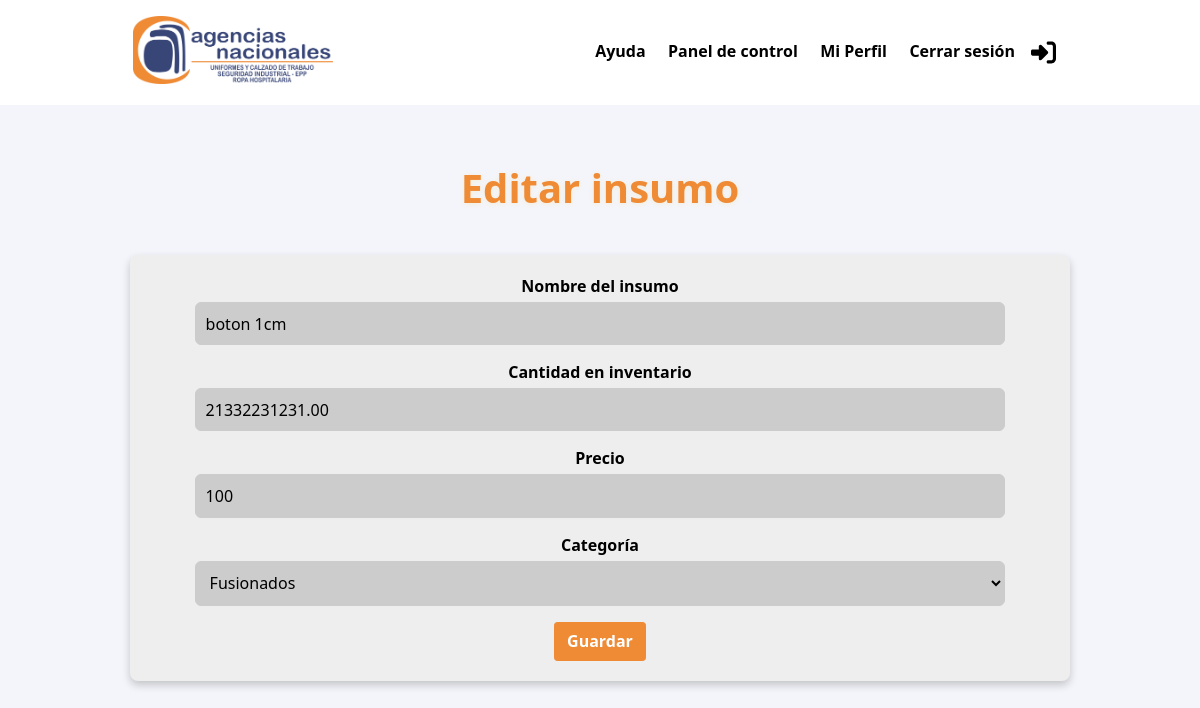
/inventario/insumos/editar/2/ (signed in), run on an earlier commit of the app's database.
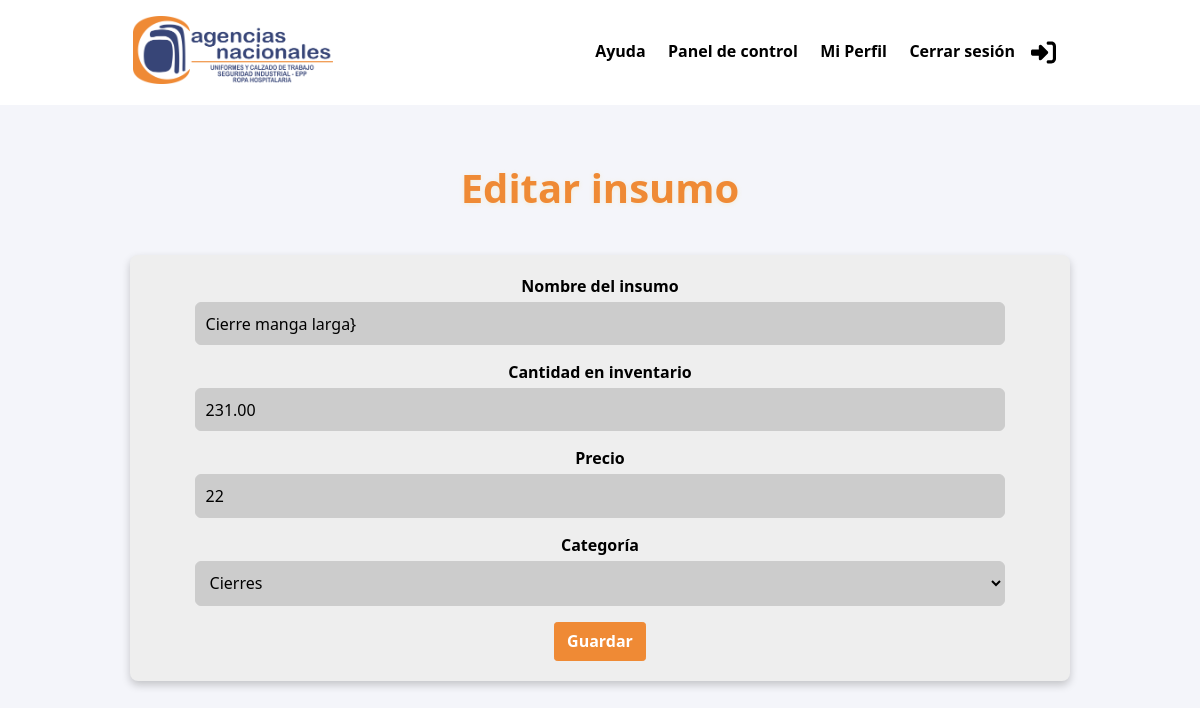
And on a later commit of the database.
### apps/inventario/models.py (models this page shows, shortened)
class Insumos(models.Model):
    ID = models.AutoField(primary_key=True)
    descripcion = models.CharField(max_length=200)
    inventario = models.DecimalField(decimal_places=2 , max_digits=20)
    precio = models.DecimalField(max_digits=12, decimal_places=0)
    fecha_edicion = models.DateField(auto_now=True)
    categoria = models.CharField(max_length=50, choices=CATEGORIA)

### apps/inventario/views.py (the view)
# urls.py: path('inventario/insumos/editar/<int:insumoID>/', InsumosUpdateView.as_view(), name='insumos_editar'),
class InsumosUpdateView(LoginRequiredMixin, UpdateView):
    model = Insumos
    form_class = InsumosForm
    template_name = 'inventario/insumos_editar.html'
    context_object_name = 'insumo'
    login_url = "login"
    success_url = reverse_lazy('insumos_home')
    pk_url_kwarg = 'insumoID'

### apps/inventario/forms.py
class InsumosForm(forms.ModelForm):
    class Meta:
        model = Insumos
        fields = [
            'descripcion',
            'inventario',
            'precio',
            'fecha_edicion',
            'categoria']
        labels = {
            'descripcion': 'Nombre del insumo',
            'inventario': 'Cantidad en inventario',
            'precio': 'Precio',
            'fecha_edicion': 'Fecha de edición',
            'categoria': 'Categoría',
        }
        exclude = ['fecha_edicion']
        widgets = {
            'descripcion': forms.TextInput(attrs={'class': 'input-user'}),
            'inventario': forms.NumberInput(attrs={'class': 'input-user'}),
            'precio': forms.NumberInput(attrs={'class': 'input-user', 'step': '0.01'}),
            'fecha_edicion': forms.DateInput(attrs={'class': 'input-user', 'type': 'date'}),
            'categoria': forms.Select(attrs={'class': 'input-user'}),
        }

### templates/inventario/insumos_editar.html (shortened to what this page needs)
{% extends 'main/index.html' %}
{% block styles %}
{{ block.super }}
{% endblock %}
{% block content %}
<div class="space">
  <h2>Editar insumo</h2>
  <form method="post">
    <div class="form-group">
      {% for field in form %}
        <div class="mb-3">
          <label for="{{ field.id_for_label }}" class="form-label">{{ field.label }}</label>
          {{ field }}
        </div>
      {% endfor %}
    </div>
    <button type="submit" class="btn btn-primary">Guardar</button>
  </form>
</div>
{% endblock %}

What changed in the data, as far as the page shows it:
changed Insumos: descripcion "boton 1cm" → "Cierre manga larga}"; inventario "21332231231.00" → "231.00"; precio "100" → "22"; categoria "Fusionados" → "Cierres"
